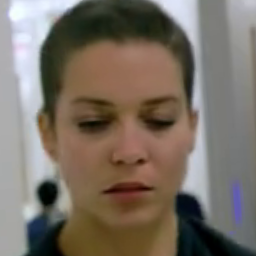
#> input picture images/face.png, 256 x 256 px
$ python FAImage.py
#> lines starting #> are read from the running program, lines starting #| are printed output that depends on the picture; after the words box and inside, x2 and y2 are one past the last pixel; in counts of white or black regions, pixels touching at a corner belong together
"""
Multifractal utilities: image blocking/merging + ROI extraction by q.

Features
- Supports 2D grayscale (H,W) and 3D color (H,W,C).
- Block operations only partition spatial dimensions (H, W); channels are preserved.
- ROI by q uses a probability measure mu per box:
    mu_i = box_sum / total_sum on the CROPPED region.
- Robust handling for q<0 by excluding zero-mass boxes.
- For any q, boxes with mu==0 will NEVER get positive weight (prevents background selection bugs).

Requirements:
    numpy, opencv-python, matplotlib, scikit-image
"""

import numpy as np
import cv2
import matplotlib.pyplot as plt
from skimage.util import view_as_blocks


class CFAImage(object):
    # -----------------------------
    # Crop / Pad
    # -----------------------------
    @staticmethod
    def crop_data(data, block_size):
        """Crop spatial dimensions so H and W are multiples of block_size."""
        if data is None:
            raise ValueError("data is None")
        if len(block_size) != 2:
            raise ValueError("block_size must be (bh, bw)")

        h, w = data.shape[:2]
        bh, bw = block_size
        new_h = (h // bh) * bh
        new_w = (w // bw) * bw

        if data.ndim == 2:
            return data[:new_h, :new_w]
        elif data.ndim == 3:
            return data[:new_h, :new_w, :]
        else:
            raise ValueError("Unsupported data ndim (only 2D/3D supported)")

    # [144 lines left out: functions pad_data, otsu_binarize, get_random_patches, not called in this run]

    # -----------------------------
    # Block split / merge (spatial only)
    # -----------------------------
    @staticmethod
    def get_boxes_from_image(image, block_size, corp_type=-1):
        """
        Split an image into blocks of size (bh, bw) over spatial dimensions.
        Returns:
            blocks_reshaped:
                grayscale: (num_blocks, bh, bw)
                color:     (num_blocks, bh, bw, c)
            raw_blocks (grid layout):
                grayscale: (nY, nX, bh, bw)
                color:     (nY, nX, bh, bw, c)
        """
        if image is None:
            raise ValueError("image is None")
        if len(block_size) != 2:
            raise ValueError("block_size must be (bh, bw)")

        if corp_type == -1:
            corp_data = CFAImage.crop_data(image, block_size)
        elif corp_type == 1:
            corp_data = CFAImage.pad_data(image, block_size)
        else:
            corp_data = image

        bh, bw = block_size

        if corp_data.ndim == 2:
            raw_blocks = view_as_blocks(corp_data, block_shape=(bh, bw))  # (nY, nX, bh, bw)
            nY, nX = raw_blocks.shape[:2]
            blocks_reshaped = raw_blocks.reshape(nY * nX, bh, bw)
            return blocks_reshaped, raw_blocks

        if corp_data.ndim == 3:
            c = corp_data.shape[2]
            rb = view_as_blocks(corp_data, block_shape=(bh, bw, c))
            raw_blocks = CFAImage._normalize_color_raw_blocks(rb, bh, bw, c)  # -> (nY, nX, bh, bw, c)
            nY, nX = raw_blocks.shape[:2]
            blocks_reshaped = raw_blocks.reshape(nY * nX, bh, bw, c)
            return blocks_reshaped, raw_blocks

        raise ValueError("Unsupported image ndim (only 2D/3D supported)")

    # [34 lines left out: function _normalize_color_raw_blocks, not called in this run]

    @staticmethod
    def get_image_from_boxes(raw_blocks):
        """
        Merge raw_blocks back into an image.
        Supports:
            grayscale raw_blocks: (nY, nX, bh, bw) -> (H, W)
            color raw_blocks:     (nY, nX, bh, bw, c) -> (H, W, c)
        """
        if raw_blocks is None:
            raise ValueError("raw_blocks is None")

        if raw_blocks.ndim == 4:
            nY, nX, bh, bw = raw_blocks.shape
            return raw_blocks.transpose(0, 2, 1, 3).reshape(nY * bh, nX * bw)

        if raw_blocks.ndim == 5:
            nY, nX, bh, bw, c = raw_blocks.shape
            return raw_blocks.transpose(0, 2, 1, 3, 4).reshape(nY * bh, nX * bw, c)

        raise ValueError("Unsupported raw_blocks ndim (only 4/5 supported)")

    @staticmethod
    def get_mask_from_boxes(raw_blocks, mask_block_pos):
        """
        Build a binary mask image where blocks in mask_block_pos are set to 0, others 1.
        mask_block_pos: list of (y, x) indices in block-grid coordinates.

        Returns:
            mask_img: (H, W) float32 in {0,1}
        """
        if raw_blocks is None:
            raise ValueError("raw_blocks is None")

        mask_set = set(map(tuple, mask_block_pos))

        if raw_blocks.ndim == 4:
            nY, nX, bh, bw = raw_blocks.shape
        elif raw_blocks.ndim == 5:
            nY, nX, bh, bw = raw_blocks.shape[:4]
        else:
            raise ValueError("Unsupported raw_blocks ndim (only 4/5 supported)")

        mask_blocks = np.ones((nY, nX, bh, bw), dtype=np.float32)
        for y in range(nY):
            for x in range(nX):
                if (y, x) in mask_set:
                    mask_blocks[y, x, :, :] = 0.0

        return CFAImage.get_image_from_boxes(mask_blocks)

    # -----------------------------
    # ROI extraction by q
    # -----------------------------
    @staticmethod
    def get_roi_by_q(
        image,
        q_range=(-5, 5),
        step=1.0,
        box_size=16,
        target_mass=0.95,
        combine_mode="and",
        use_grayscale_measure=True,
        measure_mode="intensity_sum",
    ):
        """
        Extract ROI by selecting boxes with top cumulative mass under weights proportional to mu^q.

        Steps:
        1) Crop to multiples of box_size.
        2) Compute per-box measure m_i (default: sum of pixel intensities in the box).
        3) Normalize mu_i = m_i / sum(m_i).
        4) For each q:
           - active boxes are those with mu_i > 0 (ALWAYS).
           - weights w_i = exp(q * log(mu_i)) on active boxes; zero otherwise.
           - normalize p_i = w_i / sum(w_i).
           - select largest boxes until cumulative sum >= target_mass.
        5) OR masks across q (per channel), then combine across channels by and/or.

        Args:
            image: (H,W) or (H,W,C) uint8/float etc.
            q_range: (q_min, q_max)
            step: float step for q
            box_size: int
            target_mass: in (0,1]
            combine_mode: 'and' | 'or' across channels (if per-channel used)
            use_grayscale_measure: if True and image is 3ch, use BGR->GRAY for measure
            measure_mode:
                - "intensity_sum": m_i = sum of pixel values in box (requires nonnegative image for probabilistic meaning)

        Returns:
            mask_union: (H, W) bool
            masked_image: same shape as input image; outside mask set to 0
        """
        if image is None:
            raise ValueError("image is None")
        if box_size <= 0:
            raise ValueError("box_size must be positive")
        if step <= 0:
            raise ValueError("step must be positive")
        if not (0 < target_mass <= 1):
            raise ValueError("target_mass must be in (0, 1]")
        if combine_mode not in ("and", "or"):
            raise ValueError("combine_mode must be 'and' or 'or'")

        # Build channel list used for measure
        if image.ndim == 2:
            channels = [image]
        elif image.ndim == 3:
            if use_grayscale_measure:
                if image.shape[2] == 3:
                    gray = cv2.cvtColor(image, cv2.COLOR_BGR2GRAY)
                else:
                    gray = np.mean(image, axis=2)
                channels = [gray]
            else:
                channels = [image[:, :, i] for i in range(image.shape[2])]
        else:
            raise ValueError("Unsupported image shape (only 2D/3D supported)")

        q_min, q_max = q_range
        q_list = np.arange(q_min, q_max + 1e-12, step).astype(np.float64)

        masks_all_channels = []

        for ch_img in channels:
            img = ch_img.astype(np.float64)
            h, w = img.shape

            h_crop = h - (h % box_size)
            w_crop = w - (w % box_size)

            if h_crop == 0 or w_crop == 0:
                masks_all_channels.append(np.zeros((h, w), dtype=bool))
                continue

            img_cropped = img[:h_crop, :w_crop]

            blocks = view_as_blocks(img_cropped, block_shape=(box_size, box_size))  # (nY,nX,bs,bs)

            if measure_mode == "intensity_sum":
                block_m = np.sum(blocks, axis=(2, 3))  # (nY,nX)
            else:
                raise ValueError(f"Unknown measure_mode: {measure_mode}")

            total = float(np.sum(block_m))

            # Require a valid positive total to interpret as probability measure
            if (not np.isfinite(total)) or total <= 0:
                masks_all_channels.append(np.zeros((h, w), dtype=bool))
                continue

            mu = block_m / total  # >=0 ideally, sum(mu)=1
            # If mu contains negatives (unexpected), deactivate them
            active = (mu > 0) & np.isfinite(mu)

            masks_q = []

            # Precompute log(mu) on active boxes
            log_mu = np.full_like(mu, -np.inf, dtype=np.float64)
            log_mu[active] = np.log(mu[active])

            for q in q_list:
                # weights on active boxes only: w_i = mu_i^q = exp(q*log(mu_i))
                exp_val = np.full_like(mu, -np.inf, dtype=np.float64)
                exp_val[active] = q * log_mu[active]

                # Stable normalization: subtract max over active
                if not np.any(active):
                    continue
                mmax = np.max(exp_val[active])
                if not np.isfinite(mmax):
                    continue

                #w = np.zeros_like(mu, dtype=np.float64)
                #w[active] = np.exp(exp_val[active] - mmax)

                weights = np.zeros_like(mu, dtype=np.float64)
                weights[active] = np.exp(exp_val[active] - mmax)

                s = float(np.sum(weights))
                if (not np.isfinite(s)) or s <= 0:
                    continue

                p = weights / s  # sums to 1 over active boxes

                flat = p.ravel()
                order = np.argsort(flat)[::-1]
                sorted_vals = flat[order]
                cumsum = np.cumsum(sorted_vals)

                k = int(np.searchsorted(cumsum, target_mass) + 1)
                k = min(k, flat.size)

                block_mask_flat = np.zeros_like(flat, dtype=bool)
                block_mask_flat[order[:k]] = True
                block_mask = block_mask_flat.reshape(p.shape)

                # Upsample block mask to pixel mask on cropped region
                mask_crop = np.repeat(np.repeat(block_mask, box_size, axis=0), box_size, axis=1)

                full_mask = np.zeros((h, w), dtype=bool)
                full_mask[:h_crop, :w_crop] = mask_crop
                masks_q.append(full_mask)

            if len(masks_q) == 0:
                masks_all_channels.append(np.zeros((h, w), dtype=bool))
            else:
                masks_all_channels.append(np.logical_or.reduce(masks_q))

        # Combine across channels
        if combine_mode == "and":
            mask_union = np.logical_and.reduce(masks_all_channels)
        else:
            mask_union = np.logical_or.reduce(masks_all_channels)

        # Apply mask
        masked_image = np.zeros_like(image)
        if image.ndim == 2:
            masked_image[mask_union] = image[mask_union]
        else:
            masked_image[mask_union, :] = image[mask_union, :]

        return mask_union, masked_image


# -----------------------------
# Demos
# -----------------------------
def demo_boxes_grayscale():
    """Simple demo for grayscale block split/merge/mask."""
    img = np.zeros((256, 256), dtype=np.uint8)
    cv2.circle(img, (128, 128), 80, 255, -1)

    block_size = (64, 64)
    print("shape",img.shape)
    boxes, raw_blocks = CFAImage.get_boxes_from_image(img, block_size, corp_type=-1)
    print("total boxes:", boxes.shape[0], "raw_blocks shape:", raw_blocks.shape)

    mask_pos = [(0, 0), (1, 1), (2, 2)]
    merged_image = CFAImage.get_image_from_boxes(raw_blocks)
    mask_image = CFAImage.get_mask_from_boxes(raw_blocks, mask_pos)
    image_with_mask = (merged_image * mask_image).astype(np.uint8)

    fig, axes = plt.subplots(2, 2, figsize=(8, 6))
    axes[0, 0].imshow(img, cmap="gray"); axes[0, 0].set_title("Raw Image"); axes[0, 0].axis("off")
    axes[0, 1].imshow(merged_image, cmap="gray"); axes[0, 1].set_title("Restored Image"); axes[0, 1].axis("off")
    axes[1, 0].imshow(mask_image, cmap="gray"); axes[1, 0].set_title("Mask Image"); axes[1, 0].axis("off")
    axes[1, 1].imshow(image_with_mask, cmap="gray"); axes[1, 1].set_title("Image With Mask"); axes[1, 1].axis("off")
    plt.tight_layout()
    plt.show()


def demo_roi(file_name="../images/face.png"):
    """Demo for ROI extraction by q on a color image loaded by OpenCV (BGR)."""
    image = cv2.imread(file_name, cv2.IMREAD_COLOR)
    if image is None:
        raise FileNotFoundError(file_name)

    q_range = (-5, 5)

    mask_union, masked_image = CFAImage.get_roi_by_q(
        image=image,
        q_range=q_range,
        step=1.0,
        box_size=16,
        target_mass=0.90,
        combine_mode="or",
        use_grayscale_measure=True,
    )

    plt.figure(figsize=(12, 4))

    plt.subplot(1, 3, 1)
    plt.imshow(cv2.cvtColor(image, cv2.COLOR_BGR2RGB))
    plt.title("Original")
    plt.axis("off")

    plt.subplot(1, 3, 2)
    plt.imshow(mask_union.astype(np.uint8) * 255, cmap="gray")
    plt.title(f"ROI Mask (q ∈ [{q_range[0]}, {q_range[1]}])")
    plt.axis("off")

    plt.subplot(1, 3, 3)
    plt.imshow(cv2.cvtColor(masked_image, cv2.COLOR_BGR2RGB))
    plt.title("Extracted Region")
    plt.axis("off")

    plt.tight_layout()
    plt.show()


def main():
    demo_boxes_grayscale()
#> in demo_boxes_grayscale, `cv2.circle(img, (128, 128), 80, 255, -1)`:
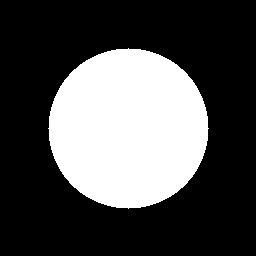
#> img: shape (256, 256); 30.6% white; 1 white region, box (x1, y1, x2, y2) and area: (48, 48, 209, 209) 20081
#| shape (256, 256)
#| total boxes: 16 raw_blocks shape: (4, 4, 64, 64)
#> in demo_boxes_grayscale, `plt.show()`:
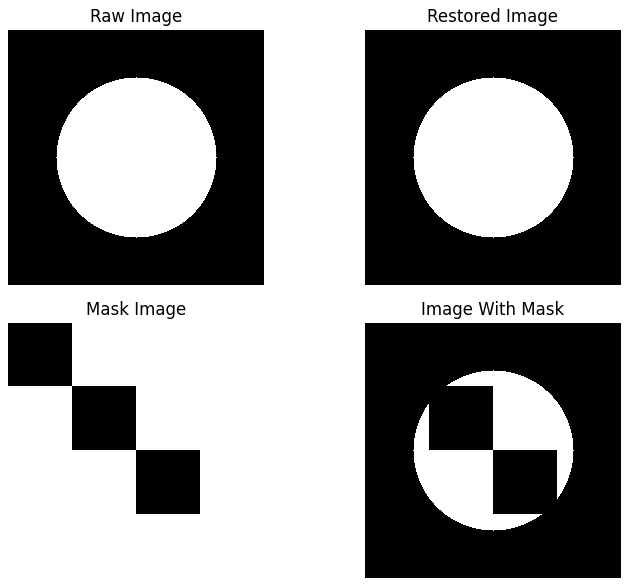
#> figure drawn by matplotlib, 4 panels
    demo_roi("../images/face.png")
#> in demo_roi, image is the input picture: shape (256, 256, 3); mean B, G, R 100.1, 111, 121.2
#> in get_roi_by_q, `gray = cv2.cvtColor(image, cv2.COLOR_BGR2GRAY)`:
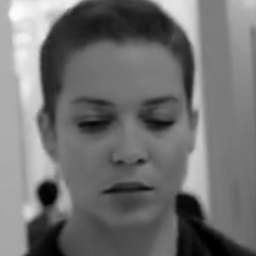
#> gray: shape (256, 256); min 0, max 252, mean 112.8
#> the loop in get_roi_by_q, `for ch_img in channels:` made 1 pass
#> (h, w, h_crop, w_crop, total) on pass 1: (256, 256, 256, 256, 7392490)
#> after the loop in get_roi_by_q, `for ch_img in channels:`:
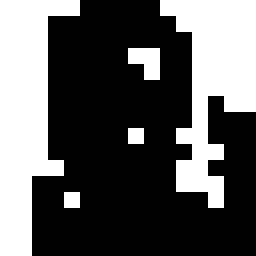
#> full_mask: shape (256, 256) bool; 35.9% white; 5 white regions, box (x1, y1, x2, y2) and area: (0, 0, 80, 256) 11776, (160, 0, 256, 208) 10496, (128, 48, 160, 80) 768, (128, 128, 144, 144) 256, (64, 192, 80, 208) 256
#> after the loop in get_roi_by_q, `for ch_img in channels:`: masks_all_channels = 1 item
#> in get_roi_by_q, `mask_union = np.logical_or.reduce(masks_all_channels)`: mask_union: shape (256, 256) bool; every value is 1
#> in get_roi_by_q, `masked_image = np.zeros_like(image)`: masked_image: shape (256, 256, 3); every value is 0
#> in demo_roi, `plt.show()`:
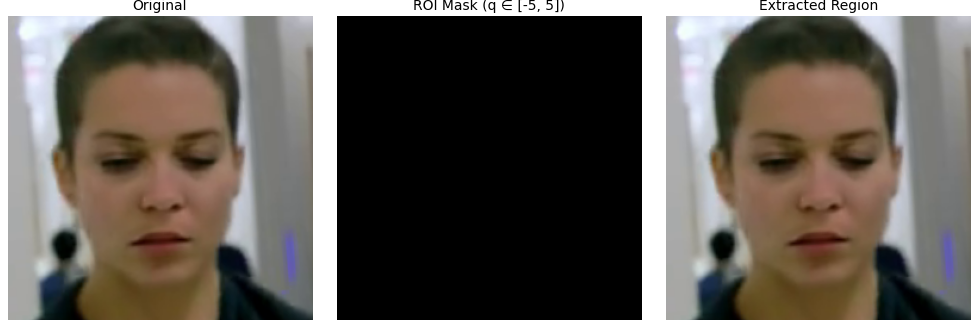
#> figure drawn by matplotlib, 3 panels


if __name__ == "__main__":
    main()
